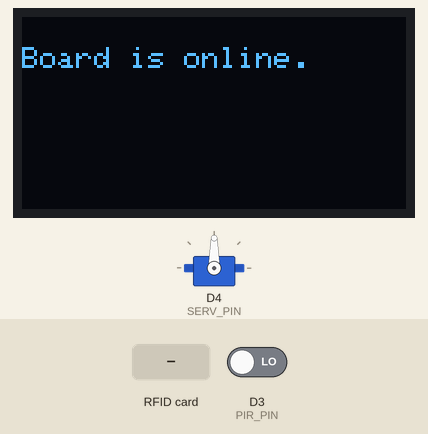
Simulated run of this sketch. Board: ESP8266 (NodeMCU). Shown: servo, 128×64 one-colour display. The inputs (shaded band) are chosen by the test bench; at power-on: D3 (PIR_PIN) LOW. WiFi joins after 1.5 s; servers stay silent unless stated; no MQTT or app messages arrive unless stated; what the sketch prints to the serial monitor is not drawn.

Above: at 3.7 s.
At 5.7 s:
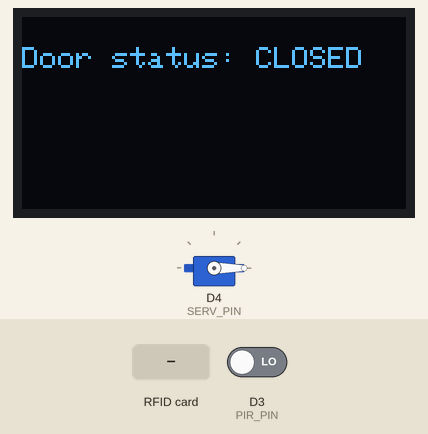
5.8 s: RFID card F9 6C 29 A4 held to the reader
At 6.5 s:
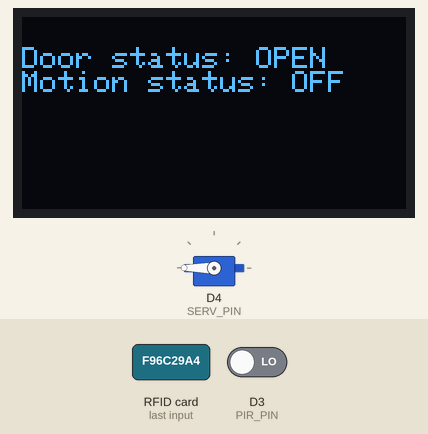
7.5 s: D3 (PIR_PIN) driven HIGH
At 8.5 s:
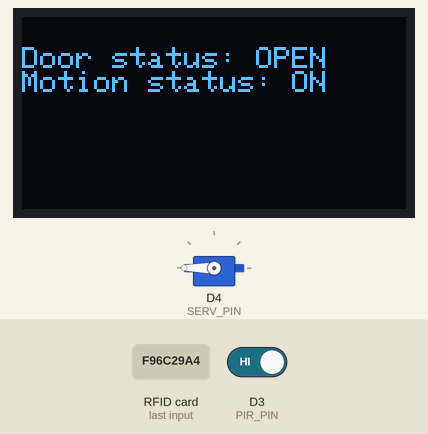
10.5 s: D3 (PIR_PIN) driven LOW
15.7 s: RFID card 5E 7A 19 C4 held to the reader
Timing chart, 0 to 18.7 s (numbered marks = the images above; inputs shaded):
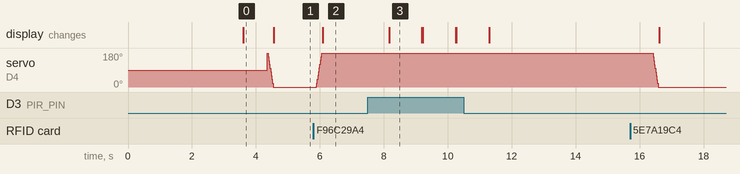

Measured:
- after the input at 5.8 s, servo on D4 (SERV_PIN): moves from 0° to 180° over 0.18 s, starting after 0.08 s; the display: changes after 0.29 s (image 2)
- after the input at 7.5 s, the display: changes after 0.67 s (image 3)
- what the display in image 0 shows lasts 1.0 s, from 3.6 s to 4.6 s

The sketch:

Door_Operation_With_RFID.ino
```cpp
/**
Title: Door Security Circuit Board Design

Author: Nicholas Cieplensky
Date: October 29, 2024

Description:
This security design for automatic doors is written and designed to accept an RFID tag to scan and open the door.
The ESP8266 board implements a few different modules:
  RFID-RC522             - the aptly-named RFID card reader, sends tag info to the board to send over WiFi.
  128x64 px OLED display - currently displays door status, whether door is being held open
  Servo Motor SG90       - opens and closes the door
  PIR sensor             - holds the door open until no more motion is detected

The program tells NodeMCU to send data through MQTT, so a broker on the host computer is needed to view login info.
TO-DO:
- add ability to log date and time for each door login
- find the most optimal way to write status on the OLED display
**/

#include <Wire.h>
#include <Adafruit_GFX.h>
#include <Adafruit_SSD1306.h>
#include "ESP8266WiFi.h"  // Enables the ESP8266 to connect to the local network (via WiFi)
#include "PubSubClient.h" // Connect and publish to the MQTT broker
#include <SPI.h>
#include <MFRC522.h>
#include <Servo.h>

#define SS_PIN D8        // SS pin for RFID
#define SERV_PIN D4
#define RST_PIN D0       // RESET pin for RFID
#define PIR_PIN D3       // INPUT pin for PIR sensor
#define SCREEN_WIDTH 128 // OLED display width, in pixels
#define SCREEN_HEIGHT 64 // OLED display height, in pixels

Servo door;
int pos = 0; //servo rotation
Adafruit_SSD1306 display(SCREEN_WIDTH, SCREEN_HEIGHT, &Wire, -1);
MFRC522 mfrc522(SS_PIN, RST_PIN);

// WiFi
const char* ssid = "YourSSID";             	      // network name
const char* wifi_password = "YourPassword";           // network password

// MQTT
const char* mqtt_server = "192.168.x.x";             // IP (wlan0) of the MQTT broker
const char* door_topic = "workplace/doors/frontdoor";
const char* mqtt_username = "ESP";                    // MQTT username
const char* mqtt_password = "secretpassword";         // MQTT password
const char* clientID = "client_doors";                // MQTT client ID
const char* prefix = "\nLogin from /doors/frontdoor: "; // MQTT prefix to specify which /door/ topic

//VALID UIDs. Format: byte validUID[4] = {0x00,0x00,0x00,0x00};
byte validUIDArray[4] = {0xF9,0x6C,0x29,0xA4};
unsigned int* validUID = (unsigned int*) & validUIDArray;

//Motion sensor values
int pirStat = 0;

// Initialize the WiFi and MQTT Client objects
WiFiClient wifiClient;
// 1883 listener port (MQTT)
PubSubClient client(mqtt_server, 1883, wifiClient);

void connect_wifi(){
  int offline_timer = 15;
  Serial.print("Connecting to ");
  Serial.println(ssid);

  // Connect to the WiFi
  WiFi.begin(ssid, wifi_password);

  // Wait until the connection has been confirmed before continuing
  while (WiFi.status() != WL_CONNECTED) {
    delay(500);
    Serial.print(".");
    if(offline_timer == 0){
      Serial.println("WiFi could not connect. Starting offline mode.");
      display.clearDisplay();
      display.setCursor(0, 10);
      display.print("Board is offline.");
      display.display();
      delay(750);
      return;
    }
    offline_timer -= 1;
  }
  // Debugging - Output the IP Address of the ESP8266
  Serial.println("WiFi connected");
  Serial.print("IP address: ");
  Serial.println(WiFi.localIP());
  display.clearDisplay();
  display.setCursor(0, 10);
  display.print("Board is online.");
  display.display();
  delay(750);
}

//don't forget to change clientID
void connect_MQTT(){
  if (client.connect(clientID, mqtt_username, mqtt_password)) {
    Serial.println("Connected to MQTT Broker!");
  }
  else {
    Serial.println("Connection to MQTT Broker failed...");
  }
}

void setup() {
  Serial.begin(115200);
  door.attach(SERV_PIN);
  if(!display.begin(SSD1306_SWITCHCAPVCC, 0x3C)) { // Address 0x3D for 128x64
    Serial.println(F("SSD1306 allocation failed"));
    for(;;);
  }
  SPI.begin();                                                  // Init SPI bus
  mfrc522.PCD_Init();                                           // Init MFRC522 card
  delay(2000);

  pinMode(PIR_PIN, INPUT);

  display.clearDisplay();
  display.setTextSize(1);
  display.setTextColor(WHITE);
  display.setCursor(0, 10);

  connect_wifi();
  door_status(false);
}

// true = open, false = close
void door_status(bool isOpen) {
  String status;
  int timeout = 5;
  bool status_sens = false;
  if(isOpen == false){
    for(pos = 180; pos >= 0; pos--){
      door.write(pos);
      delay(1);
    }
    status = "CLOSED";
    display.clearDisplay();
    display.setCursor(0, 10);
    display.print("Door status: ");
    display.print(status);
    display.display();
  }
  else{
    status = "OPEN";
    for(pos = 0; pos <= 180; pos++){
      door.write(pos);
      delay(1);
    }
    while(timeout != 0){
      display.clearDisplay();
      display.setCursor(0, 10);
      display.print("Door status: ");
      display.println(status);
      display.print("Motion status: OFF");
      display.display();

      timeout -= 1;
      pirStat = digitalRead(PIR_PIN);
      if(pirStat == HIGH){
        timeout = 5;
        display.clearDisplay();
        display.setCursor(0, 10);
        display.print("Door status: ");
        display.println(status);
        display.print("Motion status: ON");
        display.display();
        //delay(1000);
      }
      delay(1000);
    }

    door_status(false);
  }
}

void loop() {
  // Prepare key - all keys are set to FFFFFFFFFFFFh at chip delivery from the factory
  MFRC522::MIFARE_Key key;
  for (byte i = 0; i < 6; i++) key.keyByte[i] = 0xFF;

  byte block;
  byte len;
  MFRC522::StatusCode status;

  if ( ! mfrc522.PICC_IsNewCardPresent()) {
    return;
  }

  if ( ! mfrc522.PICC_ReadCardSerial()) {
    return;
  }

  Serial.println(F("**Card Detected:**"));

  //-------------------------------------------

  mfrc522.PICC_DumpDetailsToSerial(&(mfrc522.uid)); //dump some details about the card

  byte buffer1[18];
  char name_first[17];

  block = 4;
  len = 18;

  //------------------------------------------- GET FIRST NAME
  status = mfrc522.PCD_Authenticate(MFRC522::PICC_CMD_MF_AUTH_KEY_A, 4, &key, &(mfrc522.uid)); //line 834 of MFRC522.cpp file
  if (status != MFRC522::STATUS_OK) {
    Serial.print(F("Authentication failed: "));
    Serial.println(mfrc522.GetStatusCodeName(status));
    mfrc522.PICC_HaltA();
    mfrc522.PCD_StopCrypto1();
    return;
  }

  status = mfrc522.MIFARE_Read(block, buffer1, &len);
  if (status != MFRC522::STATUS_OK) {
    Serial.print(F("Reading failed: "));
    Serial.println(mfrc522.GetStatusCodeName(status));
    mfrc522.PICC_HaltA();
    mfrc522.PCD_StopCrypto1();
    return;
  }

  //PRINT FIRST NAME
  for (uint8_t i = 0; i < 16; i++)
  {
    if (buffer1[i] != 32)
    {
      name_first[i] = buffer1[i];
    }
    else
    {
      name_first[i] = '\0';
      break;
    }
  }
  //----------------------------------------

  //---------------------------------------- GET LAST NAME

  byte buffer2[18];
  char name_last[17];
  block = 1;

  status = mfrc522.PCD_Authenticate(MFRC522::PICC_CMD_MF_AUTH_KEY_A, 1, &key, &(mfrc522.uid)); //line 834
  if (status != MFRC522::STATUS_OK) {
    Serial.print(F("Authentication failed: "));
    Serial.println(mfrc522.GetStatusCodeName(status));
    mfrc522.PICC_HaltA();
    mfrc522.PCD_StopCrypto1();
    return;
  }

  status = mfrc522.MIFARE_Read(block, buffer2, &len);
  if (status != MFRC522::STATUS_OK) {
    Serial.print(F("Reading failed: "));
    Serial.println(mfrc522.GetStatusCodeName(status));
    mfrc522.PICC_HaltA();
    mfrc522.PCD_StopCrypto1();
    return;
  }

  //PRINT LAST NAME
  uint8_t index = 0;
  for (uint8_t i = 0; i < 16; i++) {
    name_last[index++] = buffer2[i];
  }
  name_last[index] = '\0';

  //----------------------------------------
  Serial.println(F("\n**End Reading**\n"));

  connect_MQTT();

  char name_full[40];
  strcpy(name_full, name_first);
  strcat(name_full, " ");
  strcat(name_full, name_last);

  Serial.print("Name: ");
  Serial.print(name_full);

  if(WiFi.status() == WL_CONNECTED){
    client.publish(door_topic, String(prefix).c_str());
  }

  //---------------------------------Compare RFID UID to list of valid UID byte arrays. See line 60.

  byte inputIDArray[4] = {mfrc522.uid.uidByte[0],mfrc522.uid.uidByte[1],mfrc522.uid.uidByte[2],mfrc522.uid.uidByte[3]};
  unsigned int* inputID = (unsigned int*) & inputIDArray;

  unsigned int result = *inputID ^ *validUID;
  if(result != 0){
    if(WiFi.status() == WL_CONNECTED){
      client.publish(door_topic, "--Invalid ID scanned at \"frontdoor\". Details:");
      client.publish(door_topic, String(name_full).c_str());
    }
    Serial.println("\nID card invalid. Report logged to broker. \nResult:");
    Serial.println(result);
    Serial.println();
    delay(3000);
  }
  else{
    Serial.println("\nValid ID logged to broker.\n");
    if(WiFi.status() == WL_CONNECTED){
      client.publish(door_topic, "++Valid ID scanned at \"frontdoor\". Details:");
      client.publish(door_topic, String(name_full).c_str());
    }
    door_status(true);
  }

  client.disconnect();
  mfrc522.PICC_HaltA();
  mfrc522.PCD_StopCrypto1();
}
```
